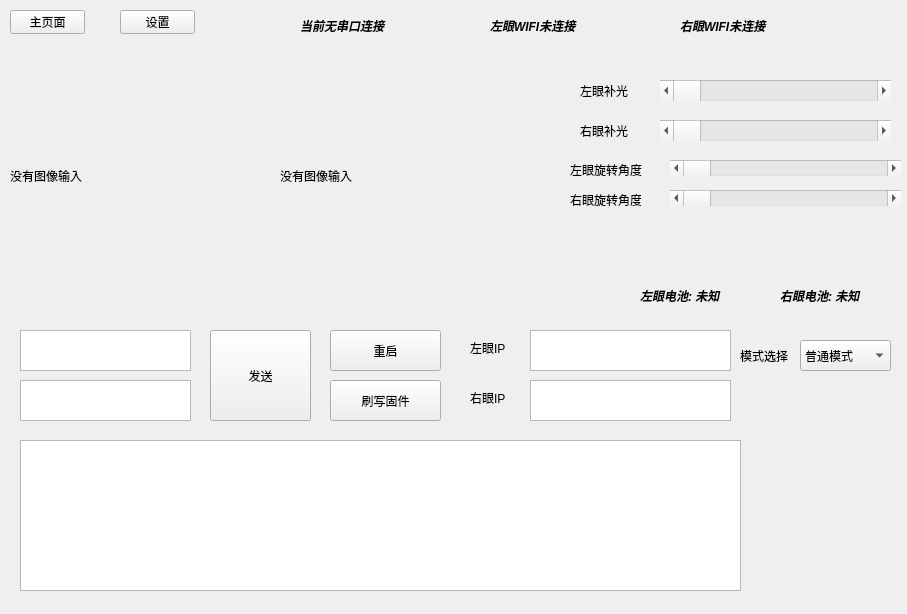
<?xml version="1.0" encoding="UTF-8"?>
<ui version="4.0">
 <class>PaperEyeTrackerWindow</class>
 <widget class="QWidget" name="PaperEyeTrackerWindow">
  <property name="geometry">
   <rect>
    <x>0</x>
    <y>0</y>
    <width>907</width>
    <height>614</height>
   </rect>
  </property>
  <property name="windowTitle">
   <string>PaperEyeTrackerWindow</string>
  </property>
  <widget class="QStackedWidget" name="stackedWidget">
   <property name="geometry">
    <rect>
     <x>0</x>
     <y>40</y>
     <width>901</width>
     <height>571</height>
    </rect>
   </property>
   <property name="currentIndex">
    <number>0</number>
   </property>
   <widget class="QWidget" name="page">
    <widget class="QPlainTextEdit" name="RightEyeIPAddress">
     <property name="geometry">
      <rect>
       <x>530</x>
       <y>340</y>
       <width>201</width>
       <height>41</height>
      </rect>
     </property>
    </widget>
    <widget class="QLabel" name="label_2">
     <property name="geometry">
      <rect>
       <x>470</x>
       <y>350</y>
       <width>54</width>
       <height>16</height>
      </rect>
     </property>
     <property name="text">
      <string>右眼IP</string>
     </property>
    </widget>
    <widget class="QPlainTextEdit" name="LeftEyeIPAddress">
     <property name="geometry">
      <rect>
       <x>530</x>
       <y>290</y>
       <width>201</width>
       <height>41</height>
      </rect>
     </property>
    </widget>
    <widget class="QComboBox" name="EnergyModelBox">
     <property name="geometry">
      <rect>
       <x>800</x>
       <y>300</y>
       <width>91</width>
       <height>31</height>
      </rect>
     </property>
     <item>
      <property name="text">
       <string>普通模式</string>
      </property>
     </item>
     <item>
      <property name="text">
       <string>节能模式</string>
      </property>
     </item>
     <item>
      <property name="text">
       <string>性能模式</string>
      </property>
     </item>
    </widget>
    <widget class="QPlainTextEdit" name="LogText">
     <property name="geometry">
      <rect>
       <x>20</x>
       <y>400</y>
       <width>721</width>
       <height>151</height>
      </rect>
     </property>
    </widget>
    <widget class="QLabel" name="LeftEyeImage">
     <property name="geometry">
      <rect>
       <x>10</x>
       <y>5</y>
       <width>261</width>
       <height>261</height>
      </rect>
     </property>
     <property name="text">
      <string>没有图像输入</string>
     </property>
    </widget>
    <widget class="QPushButton" name="RestartButton">
     <property name="geometry">
      <rect>
       <x>330</x>
       <y>290</y>
       <width>111</width>
       <height>41</height>
      </rect>
     </property>
     <property name="text">
      <string>重启</string>
     </property>
    </widget>
    <widget class="QLabel" name="label">
     <property name="geometry">
      <rect>
       <x>470</x>
       <y>300</y>
       <width>54</width>
       <height>16</height>
      </rect>
     </property>
     <property name="text">
      <string>左眼IP</string>
     </property>
    </widget>
    <widget class="QPlainTextEdit" name="PassWordInput">
     <property name="geometry">
      <rect>
       <x>20</x>
       <y>340</y>
       <width>171</width>
       <height>41</height>
      </rect>
     </property>
    </widget>
    <widget class="QPlainTextEdit" name="SSIDInput">
     <property name="geometry">
      <rect>
       <x>20</x>
       <y>290</y>
       <width>171</width>
       <height>41</height>
      </rect>
     </property>
    </widget>
    <widget class="QLabel" name="RightEyeImage">
     <property name="geometry">
      <rect>
       <x>280</x>
       <y>5</y>
       <width>261</width>
       <height>261</height>
      </rect>
     </property>
     <property name="text">
      <string>没有图像输入</string>
     </property>
    </widget>
    <widget class="QLabel" name="label_3">
     <property name="geometry">
      <rect>
       <x>740</x>
       <y>300</y>
       <width>51</width>
       <height>31</height>
      </rect>
     </property>
     <property name="text">
      <string>模式选择</string>
     </property>
    </widget>
    <widget class="QPushButton" name="FlashButton">
     <property name="geometry">
      <rect>
       <x>330</x>
       <y>340</y>
       <width>111</width>
       <height>41</height>
      </rect>
     </property>
     <property name="text">
      <string>刷写固件</string>
     </property>
    </widget>
    <widget class="QPushButton" name="SendButton">
     <property name="geometry">
      <rect>
       <x>210</x>
       <y>290</y>
       <width>101</width>
       <height>91</height>
      </rect>
     </property>
     <property name="text">
      <string>发送</string>
     </property>
    </widget>
    <widget class="QScrollBar" name="LeftBrightnessBar">
     <property name="geometry">
      <rect>
       <x>660</x>
       <y>40</y>
       <width>231</width>
       <height>21</height>
      </rect>
     </property>
     <property name="orientation">
      <enum>Qt::Orientation::Horizontal</enum>
     </property>
    </widget>
    <widget class="QScrollBar" name="RightBrightnessBar">
     <property name="geometry">
      <rect>
       <x>660</x>
       <y>80</y>
       <width>231</width>
       <height>21</height>
      </rect>
     </property>
     <property name="orientation">
      <enum>Qt::Orientation::Horizontal</enum>
     </property>
    </widget>
    <widget class="QLabel" name="label_4">
     <property name="geometry">
      <rect>
       <x>580</x>
       <y>35</y>
       <width>54</width>
       <height>31</height>
      </rect>
     </property>
     <property name="text">
      <string>左眼补光</string>
     </property>
    </widget>
    <widget class="QLabel" name="label_5">
     <property name="geometry">
      <rect>
       <x>580</x>
       <y>80</y>
       <width>54</width>
       <height>21</height>
      </rect>
     </property>
     <property name="text">
      <string>右眼补光</string>
     </property>
    </widget>
    <widget class="QLabel" name="RightEyeBatteryLabel">
     <property name="geometry">
      <rect>
       <x>780</x>
       <y>240</y>
       <width>101</width>
       <height>31</height>
      </rect>
     </property>
     <property name="font">
      <font>
       <italic>true</italic>
       <bold>true</bold>
      </font>
     </property>
     <property name="text">
      <string>右眼电池: 未知</string>
     </property>
    </widget>
    <widget class="QLabel" name="LeftEyeBatteryLabel">
     <property name="geometry">
      <rect>
       <x>640</x>
       <y>240</y>
       <width>101</width>
       <height>31</height>
      </rect>
     </property>
     <property name="font">
      <font>
       <italic>true</italic>
       <bold>true</bold>
      </font>
     </property>
     <property name="text">
      <string>左眼电池: 未知</string>
     </property>
    </widget>
    <widget class="QLabel" name="LeftRotateLabel">
     <property name="geometry">
      <rect>
       <x>570</x>
       <y>120</y>
       <width>81</width>
       <height>20</height>
      </rect>
     </property>
     <property name="text">
      <string>左眼旋转角度</string>
     </property>
    </widget>
    <widget class="QLabel" name="RightRotateLabel">
     <property name="geometry">
      <rect>
       <x>570</x>
       <y>150</y>
       <width>71</width>
       <height>20</height>
      </rect>
     </property>
     <property name="text">
      <string>右眼旋转角度</string>
     </property>
    </widget>
    <widget class="QScrollBar" name="LeftRotateBar">
     <property name="geometry">
      <rect>
       <x>670</x>
       <y>120</y>
       <width>231</width>
       <height>16</height>
      </rect>
     </property>
     <property name="maximum">
      <number>1080</number>
     </property>
     <property name="pageStep">
      <number>40</number>
     </property>
     <property name="orientation">
      <enum>Qt::Orientation::Horizontal</enum>
     </property>
    </widget>
    <widget class="QScrollBar" name="RightRotateBar">
     <property name="geometry">
      <rect>
       <x>670</x>
       <y>150</y>
       <width>231</width>
       <height>16</height>
      </rect>
     </property>
     <property name="maximum">
      <number>1080</number>
     </property>
     <property name="pageStep">
      <number>40</number>
     </property>
     <property name="orientation">
      <enum>Qt::Orientation::Horizontal</enum>
     </property>
    </widget>
   </widget>
   <widget class="QWidget" name="page_2">
    <widget class="QLabel" name="LeftEyeTrackingLabel">
     <property name="geometry">
      <rect>
       <x>30</x>
       <y>0</y>
       <width>121</width>
       <height>31</height>
      </rect>
     </property>
     <property name="font">
      <font>
       <pointsize>12</pointsize>
       <bold>true</bold>
      </font>
     </property>
     <property name="text">
      <string>左眼跟踪</string>
     </property>
    </widget>
    <widget class="QLabel" name="RightEyeTrackingLabel">
     <property name="geometry">
      <rect>
       <x>480</x>
       <y>0</y>
       <width>121</width>
       <height>31</height>
      </rect>
     </property>
     <property name="font">
      <font>
       <pointsize>12</pointsize>
       <bold>true</bold>
      </font>
     </property>
     <property name="text">
      <string>右眼跟踪</string>
     </property>
    </widget>
    <widget class="QFrame" name="LeftEyePositionFrame">
     <property name="geometry">
      <rect>
       <x>30</x>
       <y>40</y>
       <width>250</width>
       <height>250</height>
      </rect>
     </property>
     <property name="frameShape">
      <enum>QFrame::Shape::StyledPanel</enum>
     </property>
     <property name="frameShadow">
      <enum>QFrame::Shadow::Raised</enum>
     </property>
    </widget>
    <widget class="QFrame" name="RightEyePositionFrame">
     <property name="geometry">
      <rect>
       <x>480</x>
       <y>40</y>
       <width>250</width>
       <height>250</height>
      </rect>
     </property>
     <property name="frameShape">
      <enum>QFrame::Shape::StyledPanel</enum>
     </property>
     <property name="frameShadow">
      <enum>QFrame::Shadow::Raised</enum>
     </property>
    </widget>
    <widget class="QProgressBar" name="LeftEyeOpennessBar">
     <property name="geometry">
      <rect>
       <x>30</x>
       <y>330</y>
       <width>250</width>
       <height>25</height>
      </rect>
     </property>
     <property name="value">
      <number>0</number>
     </property>
    </widget>
    <widget class="QProgressBar" name="RightEyeOpennessBar">
     <property name="geometry">
      <rect>
       <x>480</x>
       <y>330</y>
       <width>250</width>
       <height>25</height>
      </rect>
     </property>
     <property name="value">
      <number>0</number>
     </property>
    </widget>
    <widget class="QLabel" name="LeftEyeOpennessLabel">
     <property name="geometry">
      <rect>
       <x>40</x>
       <y>300</y>
       <width>121</width>
       <height>16</height>
      </rect>
     </property>
     <property name="text">
      <string>左眼开合度</string>
     </property>
    </widget>
    <widget class="QLabel" name="RightEyeOpennessLabel">
     <property name="geometry">
      <rect>
       <x>480</x>
       <y>300</y>
       <width>121</width>
       <height>16</height>
      </rect>
     </property>
     <property name="text">
      <string>右眼开合度</string>
     </property>
    </widget>
    <widget class="QPushButton" name="settingsCalibrateButton">
     <property name="geometry">
      <rect>
       <x>310</x>
       <y>100</y>
       <width>131</width>
       <height>51</height>
      </rect>
     </property>
     <property name="text">
      <string>开始眼球位置校准</string>
     </property>
    </widget>
    <widget class="QPushButton" name="settingsCenterButton">
     <property name="geometry">
      <rect>
       <x>310</x>
       <y>160</y>
       <width>131</width>
       <height>51</height>
      </rect>
     </property>
     <property name="text">
      <string>标定眼球中心</string>
     </property>
    </widget>
    <widget class="QPushButton" name="settingsEyeOpenButton">
     <property name="geometry">
      <rect>
       <x>310</x>
       <y>220</y>
       <width>131</width>
       <height>51</height>
      </rect>
     </property>
     <property name="text">
      <string>标定眼睛完全张开</string>
     </property>
    </widget>
    <widget class="QPushButton" name="settingsEyeCloseButton">
     <property name="geometry">
      <rect>
       <x>310</x>
       <y>280</y>
       <width>131</width>
       <height>51</height>
      </rect>
     </property>
     <property name="text">
      <string>标定眼睛完全闭合</string>
     </property>
    </widget>
   </widget>
  </widget>
  <widget class="QPushButton" name="MainPageButton">
   <property name="geometry">
    <rect>
     <x>10</x>
     <y>10</y>
     <width>75</width>
     <height>24</height>
    </rect>
   </property>
   <property name="text">
    <string>主页面</string>
   </property>
  </widget>
  <widget class="QPushButton" name="SettingButton">
   <property name="geometry">
    <rect>
     <x>120</x>
     <y>10</y>
     <width>75</width>
     <height>24</height>
    </rect>
   </property>
   <property name="text">
    <string>设置</string>
   </property>
  </widget>
  <widget class="QLabel" name="RightEyeWifiStatus">
   <property name="geometry">
    <rect>
     <x>680</x>
     <y>10</y>
     <width>161</width>
     <height>31</height>
    </rect>
   </property>
   <property name="font">
    <font>
     <italic>true</italic>
     <bold>true</bold>
    </font>
   </property>
   <property name="text">
    <string>右眼WIFI未连接</string>
   </property>
  </widget>
  <widget class="QLabel" name="EyeWindowSerialStatus">
   <property name="geometry">
    <rect>
     <x>300</x>
     <y>15</y>
     <width>161</width>
     <height>21</height>
    </rect>
   </property>
   <property name="font">
    <font>
     <italic>true</italic>
     <bold>true</bold>
    </font>
   </property>
   <property name="text">
    <string>当前无串口连接</string>
   </property>
  </widget>
  <widget class="QLabel" name="LeftEyeWifiStatus">
   <property name="geometry">
    <rect>
     <x>490</x>
     <y>10</y>
     <width>161</width>
     <height>31</height>
    </rect>
   </property>
   <property name="font">
    <font>
     <italic>true</italic>
     <bold>true</bold>
    </font>
   </property>
   <property name="text">
    <string>左眼WIFI未连接</string>
   </property>
  </widget>
 </widget>
 <resources/>
 <connections/>
</ui>
